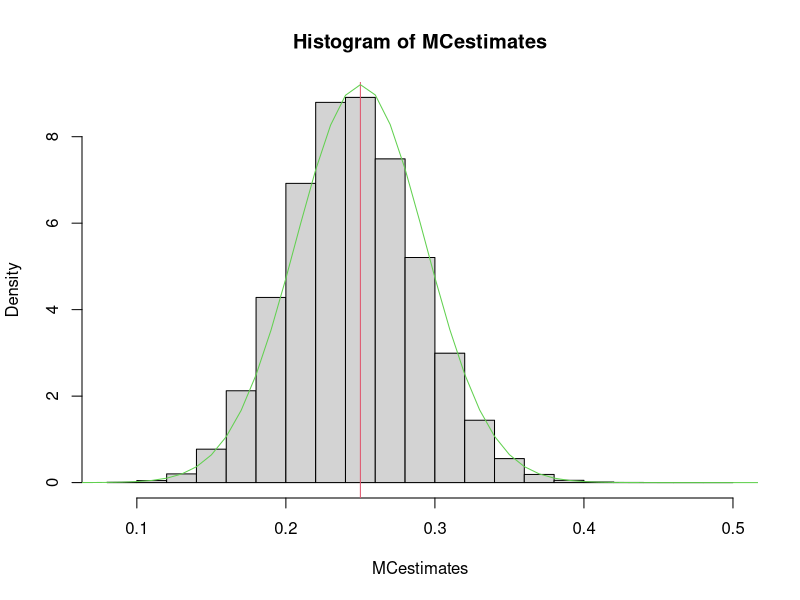
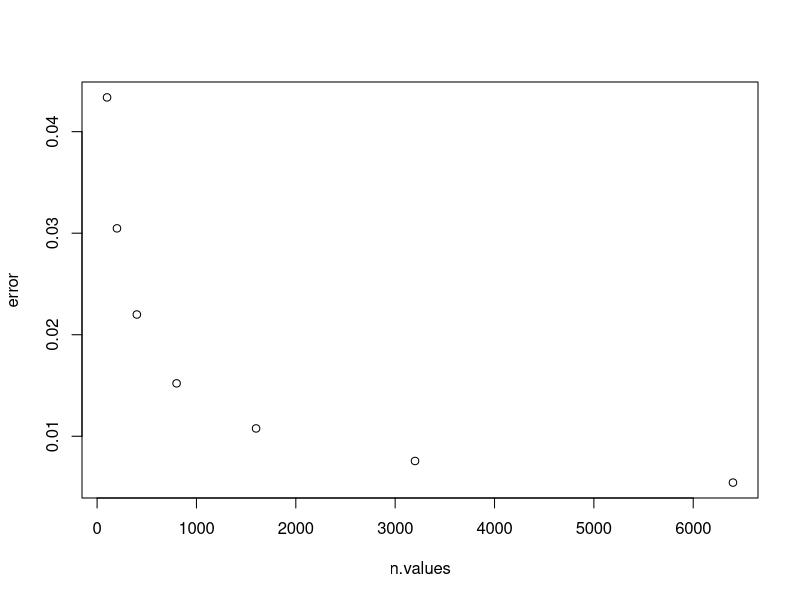
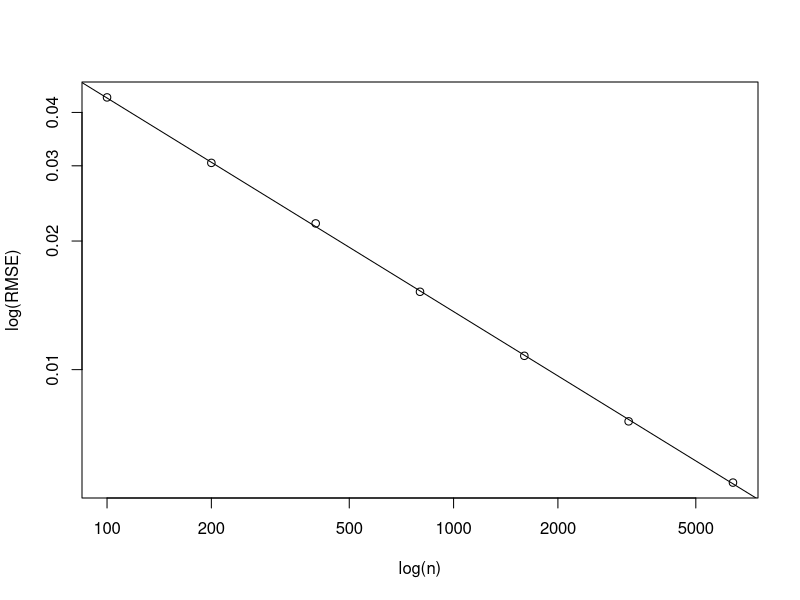

Recreate these plots in R, in order.

#
# Lets estimate P(X < -1 ) where X ~ Cauchy
#

n <- 100
x <- rcauchy(n)

sum(x< -1 )/n
pcauchy(-1)

# What is the error in this estimator?

MCestimates <- replicate(10^5, {
  x <- rcauchy(n)
  sum(x< -1 )/n
})


hist(MCestimates, probability = T)
abline(v=pcauchy(-1), col=2)

# MC error
sd(MCestimates)

# Check the normal assumption holds
lines(seq(0,1,0.01), dnorm(seq(0,1,0.01), mean = mean(MCestimates), sd = sd(MCestimates)), col=3)


## plot error rate as function of n

i<-1
error <- c()
n.values <- c(100,200,400,800,1600,3200, 6400)
for(n in n.values){
  print(n)
  
  error[i] <- sd(replicate(10^4, {
    x <- rcauchy(n)
    sum(x< -1 )/n
  }))
  i <-i+1
  }
plot(n.values, error)


## check that ther log(error) decays with rate -1/2
plot(n.values, error, log='xy', xlab='log(n)', ylab='log(RMSE)')
lm(log(error)~log(n.values))
abline(a=log10(sd(as.numeric(rcauchy(100000)< -1))), b=-1/2)


##################################################

